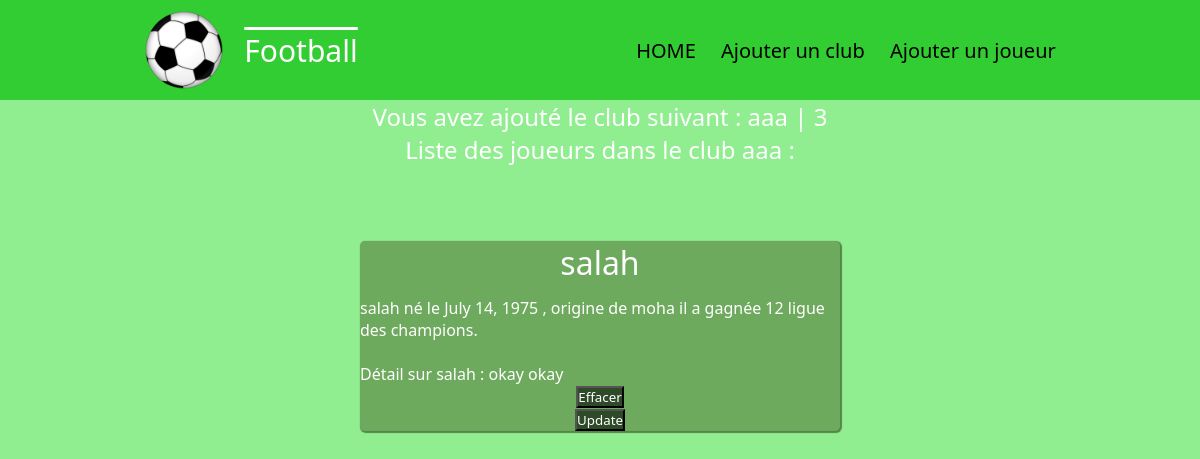
The app's page /football/affiche/3/ with its own data.
### football/models.py (models this page shows, shortened)
class Club(models.Model): #déclare la classe Livre héritant de la classe Model, classede base des modèles
    nom_club = models.CharField(max_length=100) # défini un champs de type texte de 100 caractères maximum
    pays_club = models.CharField(max_length = 100)
    date_parution_club = models.DateField(blank = True, null = True) # champs de type date,pouvant être null ou ne pas être rempli
    nombre_LDC = models.IntegerField(blank = False) # champs de type entier devant être obligatoirement rempli
    resume = models.TextField(null = True, blank = True) # champs de type text long
    def __str__(self):
        chaine = f"{self.nom_club}"
        return chaine

class Joueur(models.Model):
    nom_joueur = models.CharField(max_length=100)  # défini un champs de type texte de 100 caractères maximum
    pays_joueur = models.CharField(max_length=100)
    date_naissance_joueur = models.DateField(blank=True, null=True)  # champs de type date,pouvant être null ou ne pas être rempli
    nombre_LDC = models.IntegerField(blank=False)  # champs de type entier devant être obligatoirement rempli
    resume = models.TextField(null=True, blank=True)  # champs de type text long
    club = models.ForeignKey(Club, on_delete=models.CASCADE,default= None, null=True)

### football/views.py (the view)
# urls.py: path('affiche/<int:id>/',views.affiche),
def affiche(request, id):
    club = models.Club.objects.get(pk=id)
    joueur = models.Joueur.objects.filter(club_id=id)
    return render(request,"football/affiche.html",{"club": club,"joueur": joueur})

### football/templates/football/affiche.html (shortened to what this page needs)
{% extends "football/main.html" %}
{% block content %}
<h2> Vous avez ajouté le club suivant : {{club}} | {{club.id}} </h2>
<h2> Liste des joueurs dans le club {{club}} : </h2>
{% for j in joueur %}
<ul class="ul-list">
    <h1 style="margin-bottom:13px;">{{j.nom_joueur}}</h1>
    {{j.nom_joueur}} né le {{j.date_naissance_joueur}} , origine de {{j.pays_joueur}} il a gagnée {{j.nombre_LDC}} ligue des champions.<br><br>
    Détail sur {{j.nom_joueur}} :
    {{j.resume}}
     <a href="/football/delete2/{{j.id}}"><button>Effacer</button></a> <a href="/football/update2/{{j.id}}"><button>Update</button></a></li>
</ul>
{% endfor %}
{% endblock %}

### football/static/main.css (style rules this page uses)
* { box-sizing:border-box; padding:0; margin:0; font-weight:1; color:white; }
body { background-color:#90EE90;font-family: system-ui,arial;display:flex;align-items:center;flex-direction:column; }
input[type=submit],button { background:#2f4a28; font-family:system-ui,arial; }
.ul-list { background-color:#6eaa5e; display:flex; justify-content:center; flex-direction:column; align-items:center; margin-top:75px; width:40vw; border-radius:5px; box-shadow:1px 1px 1px 1px #558549; }

### records on screen
Club: nom_club "aaa", id "3"
Joueur: nom_joueur "salah", date_naissance_joueur "July 14, 1975", pays_joueur "moha", nombre_LDC "12", resume "okay okay"
